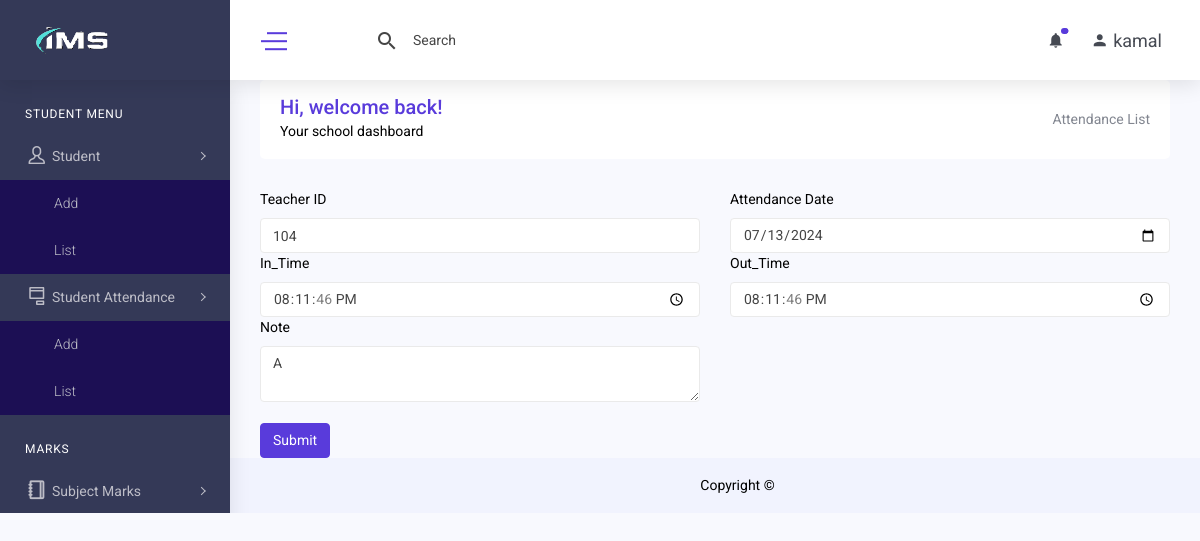
The page /teacher_attendance_edit.php?id=5 (signed in) on the database its author committed.
### tables this page shows
CREATE TABLE `teacher_attendance` (
  `id` int(11) NOT NULL,
  `teacher_id` int(11) DEFAULT NULL,
  `att_date` date DEFAULT NULL,
  `in_time` time DEFAULT NULL,
  `out_time` time DEFAULT NULL,
  `note` text DEFAULT NULL,
  `created_at` datetime DEFAULT NULL,
  `created_by` int(11) DEFAULT NULL,
  `updated_at` datetime DEFAULT NULL,
  `updated_by` int(11) DEFAULT NULL,
  `deleted_at` datetime DEFAULT NULL
);

### class/crud.php (called while the page is built, shortened)
<?php
    class crud{
        private $host='localhost';
        private $connection;
        public function __construct($user,$password,$database){
            $this->user=$user;
            $this->password=$password;
            $this->database=$database;
            $this->connection=new mysqli($this->host,$this->user,$this->password,$this->database);
        }
        public function common_select_single($table,$fields='*',$condition=false,$sort_field=false,$sort='ASC'){
            $result="";
            $error=false;
            $sql="select $fields from $table where deleted_at is null ";
            if(is_array($condition)){
                $sql.=" and ";
                foreach($condition as $k=>$v){
                    $v = $this->connection->real_escape_string($v);
                    $sql.="$k='$v' and ";
                }
                $sql=rtrim($sql,'and ');
            }
            $rs=$this->connection->query($sql);
            if($rs){
                if($rs->num_rows > 0){
                    while($r=$rs->fetch_object()){
                        $result=$r;
                    }
                }
            }else{
                $error=$this->connection->error;
            }
            $return = array('data'=>$result,'error'=>$error);
            return $return;
        }
    }
?>

### include/connection.php (called while the page is built, shortened)
<?php
    include_once('class/crud.php');
    $mysqli=new crud("root","","ims");
?>

### teacher_attendance_edit.php (the view, shortened to what this page needs)
<?php include('include/header.php'); ?>
<?php include('include/sidebar.php'); ?>
<body>
        <div class="content-body">
            <div class="container-fluid">
                <div class="row page-titles mx-0">
                    <div class="col-sm-6 p-md-0">
                        <div class="welcome-text">
                            <h4>Hi, welcome back!</h4>
                            <p class="mb-0">Your school dashboard</p>
                        </div>
                    </div>
                    <div class="col-sm-6 p-md-0 justify-content-sm-end mt-2 mt-sm-0 d-flex">
                        <ol class="breadcrumb">
                            <li class="breadcrumb-item active"><a href="teacher_attendance_list.php">Attendance List</a></li>
                        </ol>
                    </div>
                </div>
    <?php
        $olddata=array();
        $con['id']=$_GET['id'];
        $result=$mysqli->common_select_single('teacher_attendance','*',$con);
        if($result){
            if($result['data']){
                $olddata=$result['data'];
            }
        }
    ?>
            <form method="post" action="">
                <div class="row">
                    <div class="col-md-6">
                        <label class="form-label" for="teacher_id">Teacher ID</label>
                        <input type="text" name="teacher_id" class="form-control" id="teacher_id" placeholder="teacher id no." value="<?= $olddata->teacher_id ?>">
                    </div>
                    <div class="col-md-6">
                        <label class="form-label" for="att_date">Attendance Date</label>
                        <input type="date" id="att_date" class="form-control" value="<?=$olddata->att_date ?>" name="att_date" >
                    </div>
                    <div class="col-md-6">
                        <label class="form-label" for="in_time">In_Time</label>
                        <input type="time" id="in_time" class="form-control" value="<?=$olddata->in_time ?>" name="in_time">
                    </div>
                    <div class="col-md-6">
                        <label class="form-label" for="out_time">Out_Time</label>
                        <input type="time" name="out_time" class="form-control" id="out_time" value="<?= $olddata->out_time ?>" >
                    </div>
                    <div class="col-md-6">
                        <label class="form-label" for="note">Note</label>
                        <textarea name="note" id="note" class="form-control"><?=$olddata->note ?></textarea>
                    </div>
                </div><br>
                <button type="submit" class="btn btn-primary">Submit</button>
            </form>
            </div>
        </div>
</body>
<?php include('include/footer.php') ?>

### rows shown on the page
teacher_attendance: teacher_id "104", att_date "07/13/2024", in_time "20:11:46", out_time "20:11:46", note "A"

### other values the page prints
$_SESSION['username'] "kamal"
